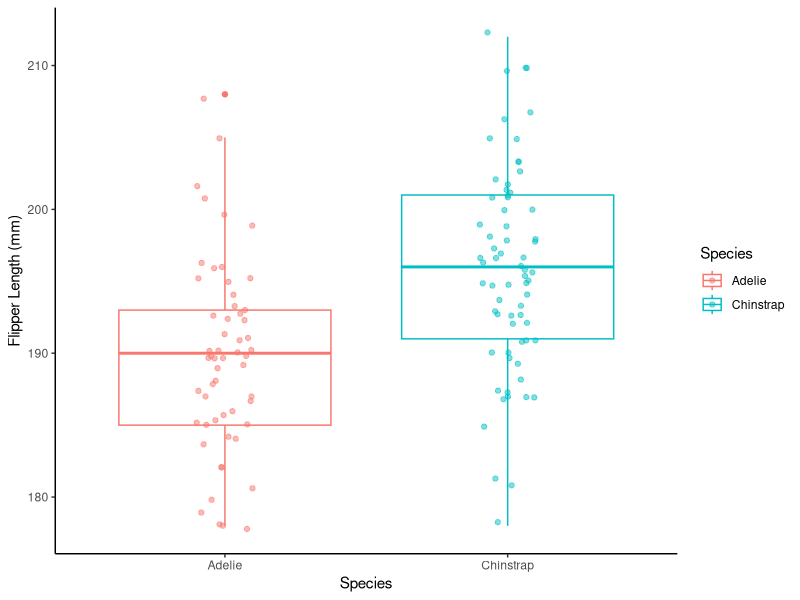
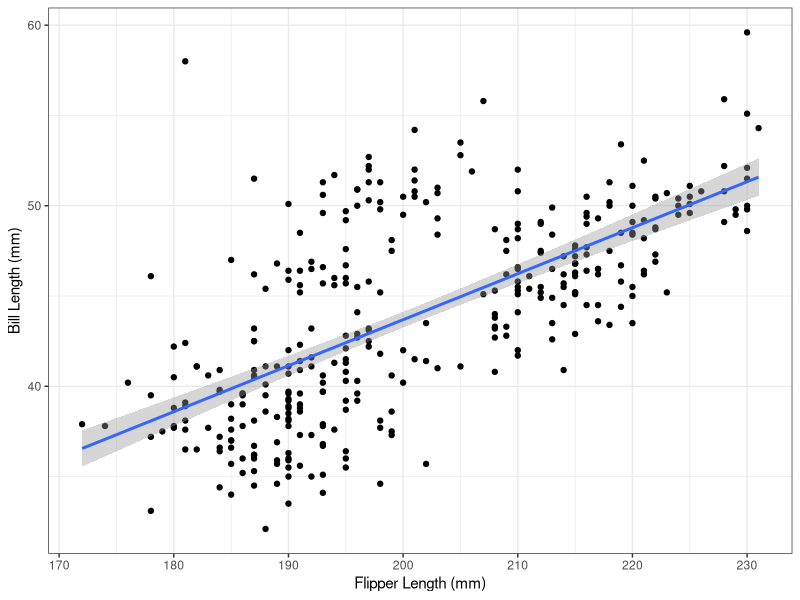
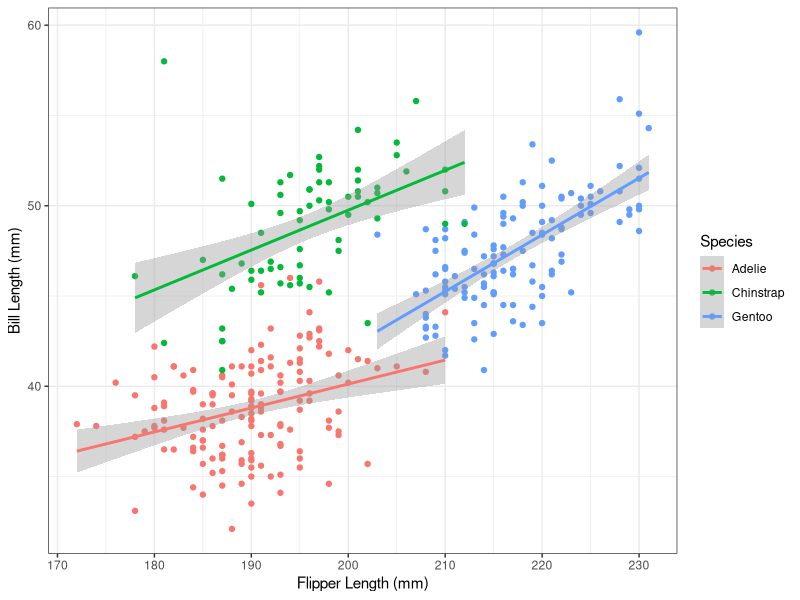
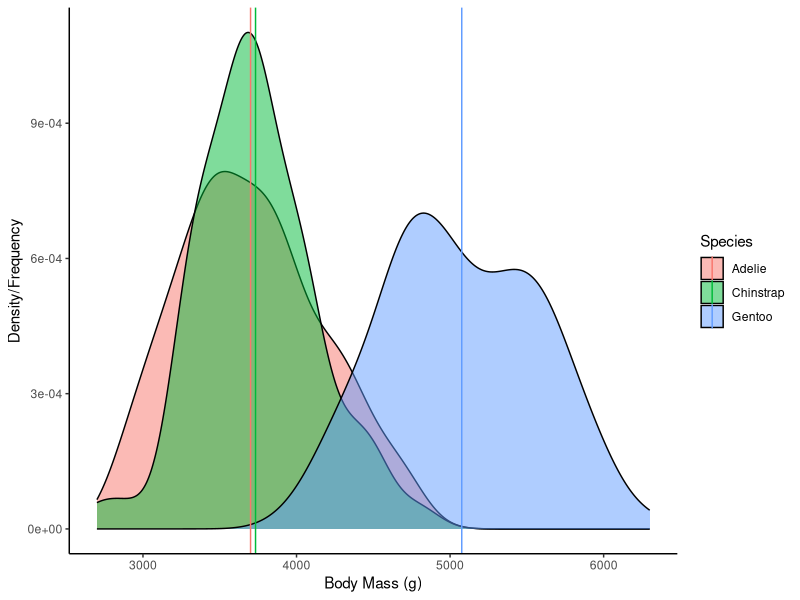

These charts were generated, in order, by the following R code:
## ---- chunk 1
knitr::opts_chunk$set(echo = TRUE)
## ---- chunk 2
library(tidyverse)
library(palmerpenguins)
## ---- chunk 3
penguins <- penguins
## ---- chunk 4
dream <- penguins %>% 
  filter(island == "Dream")
## ---- chunk 5
dream %>% 
  group_by(species) %>% 
  summarise(min_flipper = min(flipper_length_mm, na.rm = TRUE),
            max_flipper = max(flipper_length_mm, na.rm = TRUE),
            mean_flipper = mean(flipper_length_mm, na.rm = TRUE))
## ---- chunk 6
# boxplot, multiple histogram, or multiple density plot are all acceptable

ggplot(dream, aes(x = species, y = flipper_length_mm, color = species)) +
  geom_boxplot() +
  geom_jitter(width = 0.1, alpha = 0.5) +
  labs(x = "Species",
       y = "Flipper Length (mm)",
       color = "Species") +
  theme_classic()
## ---- chunk 7
t.test(data = dream, flipper_length_mm ~ species)
## ---- chunk 8
# no need, only 1 pair compared
## ---- chunk 9
bill_flipper <- penguins %>% 
  summarise(mean_bill = mean(bill_length_mm, na.rm = TRUE),
            sd_bill = sd(bill_length_mm, na.rm = TRUE),
            mean_flipper = mean(flipper_length_mm, na.rm = TRUE),
            sd_flipper = sd(flipper_length_mm, na.rm = TRUE))
bill_flipper
## ---- chunk 10
ggplot(penguins, aes(flipper_length_mm, bill_length_mm)) +
  geom_point() +
  geom_smooth(method = "lm") +
    labs(x = "Flipper Length (mm)",
         y = "Bill Length (mm)") +
  theme_bw()
## ---- chunk 11
penguins_noNA <- penguins %>% 
  filter(!is.na(bill_length_mm),
         !is.na(flipper_length_mm))
## ---- chunk 12
r <- cor(x = penguins_noNA$flipper_length_mm, y = penguins_noNA$bill_length_mm)
r

r^2 * 100
## ---- chunk 13
lm_model <- lm(data = penguins_noNA, bill_length_mm ~ flipper_length_mm)
summary(lm_model)
## ---- chunk 14
# no pairs to compare
## ---- chunk 15
ggplot(penguins, aes(flipper_length_mm, bill_length_mm, color = species)) +
  geom_point() +
  geom_smooth(method = "lm") +
  labs(x = "Flipper Length (mm)",
       y = "Bill Length (mm)", 
       color = "Species") +
  theme_bw()
## ---- chunk 16
mlm_model <- lm(data = penguins_noNA, bill_length_mm ~ flipper_length_mm * species)
summary(mlm_model)
## ---- chunk 17
body_mass <- penguins %>% 
  group_by(species) %>% 
  summarise(min_mass = min(body_mass_g, na.rm = TRUE),
            max_mass = max(body_mass_g, na.rm = TRUE),
            mean_mass = mean(body_mass_g, na.rm = TRUE))
body_mass
## ---- chunk 18
g_to_kg <- function(g){
  kg <- g / 1000
  print(kg)
}
## ---- chunk 19
body_mass %>% 
  mutate(min_mass = g_to_kg(min_mass),
         max_mass = g_to_kg(max_mass),
         mean_mass = g_to_kg(mean_mass))

# alternative option
# copy code from above
# add a mutate function before the summarise function and modify summarise function columns
penguins %>% 
  group_by(species) %>% 
  mutate(body_mass_kg = g_to_kg(body_mass_g)) %>% 
  summarise(min_mass = min(body_mass_kg, na.rm = TRUE), # body_mass_kg instead of body_mass_g
            max_mass = max(body_mass_kg, na.rm = TRUE),
            mean_mass = mean(body_mass_kg, na.rm = TRUE))
## ---- chunk 20
ggplot(penguins, aes(x = body_mass_g, fill = species)) +
  geom_density(alpha = 0.5) +
  geom_vline(data = body_mass, aes(xintercept = mean_mass, color = species)) +
  labs(x = "Body Mass (g)",
       y = "Density/Frequency",
       fill = "Species",
       color = "Species") +
  theme_classic()
## ---- chunk 21
aov_mod <- aov(data = penguins, body_mass_g ~ species)
summary(aov_mod)
## ---- chunk 22
TukeyHSD(aov_mod)
